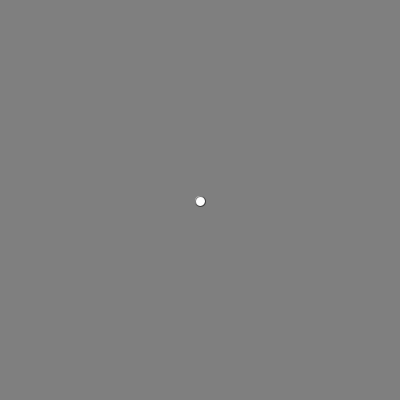
Frame 1 (no input)
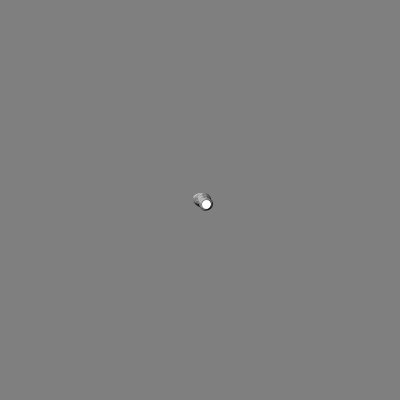
Frame 60 (the mouse pressed at the canvas centre just before this capture)
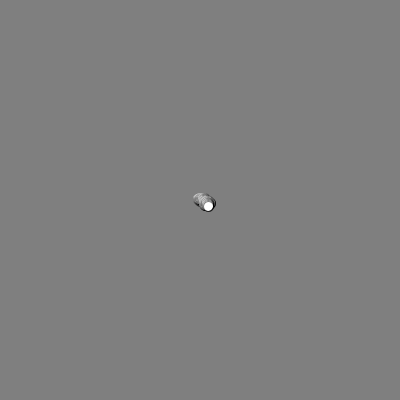
Frame 120 (the mouse held since frame 60 and released just before this capture)

The Processing sketch that drew these frames (run headless with seeded random() and noise(); from frame 60 on, the mouse is pressed at the canvas centre):

// Processing sketch: randomMotion
// ── randomMotion.pde
int x, y;

void setup(){
  size(400, 400);
  background(127);
  x = width/2;
  y = height/2;
}

void draw(){
  float rando = random(0,1);
  
  if(rando < .3){
    x++;
  }
  
  else if (rando < .6){
    x--;
  }
  
  else if(rando < .8){
    y++;
    
  }
  
  else if(rando < 1){
    y--;
  }
  
  stroke(0, 127);
  strokeWeight(1);
  ellipse(x, y, 10, 10);
  
  
  
}
